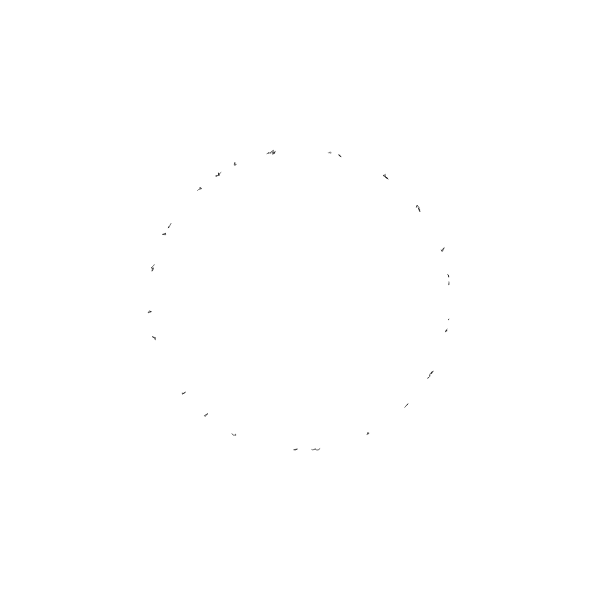
Frame 1 (no input)
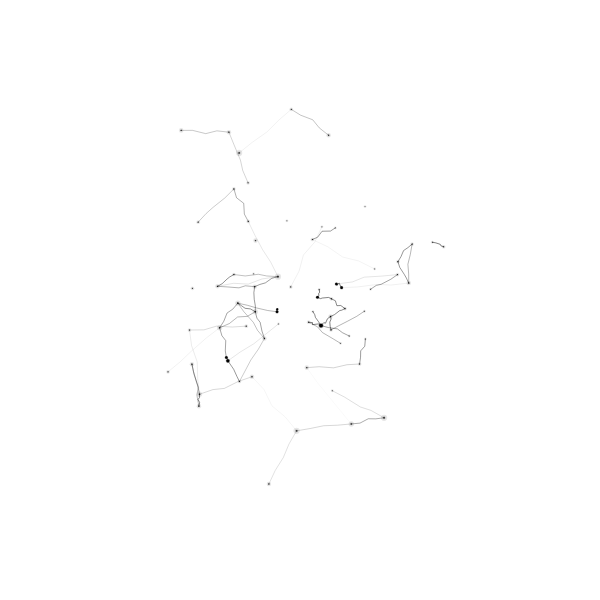
Frame 60 (no input)
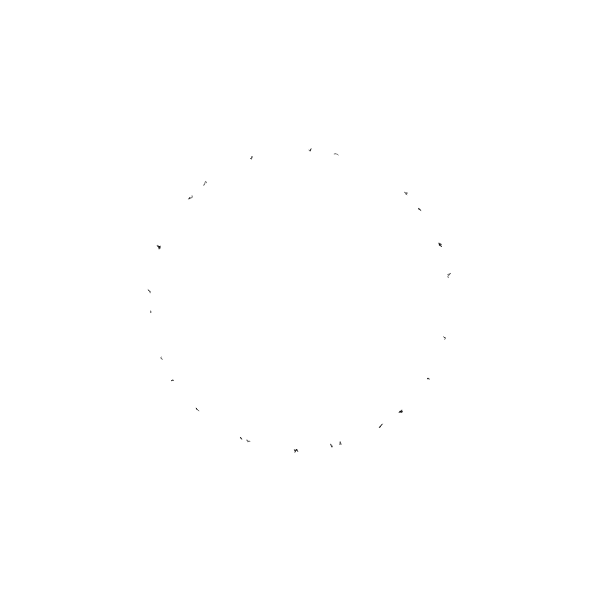
Frame 120 (the mouse pressed at the canvas centre since frame 60)

The p5.js sketch that drew these frames (run headless with seeded random() and noise() and a simulated clock; from frame 60 on, the mouse is pressed at the canvas centre):

// p5.js sketch
// ── sketch.js
/* 
   
   A surface filled with one hundred medium to small sized circles. 
   Each circle has a different size and direction, but moves at the same slow rate. 
   Display: 
   >>> A. The instantaneous intersections of the circles 
   B. The aggregate intersections of the circles 
   
   Ported to p5.js by Casey Reas
   11 July 2016
   p5.js 0.5.2
   
   Restored by Casey Reas <http://reas.com> 
   22 June 2016 
   Processing v.3.1.1 <http://processing.org> 
   
   Implemented by Robert Hodgin <http://flight404.com> 
   6 April 2004 
   Processing v.68 <http://processing.org> 
 
*/


// ******************************************************************************** 
// INITIALIZE VARIABLES 
// ******************************************************************************** 

var xStage = 600; // x dimension of applet 
var yStage = 600; // y dimension of applet 

var xMid = xStage / 2; // x midpoint of applet 
var yMid = yStage / 2; // y midpoint of applet 

var totalCircles = 100; // total number of circles 
var circle = []; // Circle object array 

var gravity; // Strength of gravitational pull 
var xGrav; // x point of center of gravity 
var yGrav; // y point of center of gravity 
var xGravOffset;

var angleOffset;
var initRadius;
var maxDistance;

var bgColor;

// ******************************************************************************** 
// SETUP FUNCTION 
// ******************************************************************************** 

function setup() {
  createCanvas(600, 600);
  bgColor = 255;
  background(bgColor);
  frameRate(30);
  createCircles();
}

// ******************************************************************************** 
// MAIN LOOP FUNCTION 
// ******************************************************************************** 

function draw() {
  if (mouseIsPressed) {
    createCircles();
  }
  background(bgColor);
  tellCirclesToBehave();
}

function createCircles() {
  gravity = .075;
  maxDistance = 150;
  angleOffset = random(360);
  //circle                         = new Circle[totalCircles]; 
  initRadius = 150;
  for (var i = 0; i < totalCircles; i++) {
    var initAngle = i * 3.6 + angleOffset + random(10);
    var initTheta = (-((initAngle) * PI)) / 180;
    var initxv = cos(initTheta) * initRadius;
    var inityv = sin(initTheta) * initRadius;
    var xPos = xMid + initxv;
    var yPos = yMid + inityv;
    circle[i] = new Circle(xPos, yPos, 0, 0, i);
  }
}

function tellCirclesToBehave() {
  for (var i = 0; i < totalCircles; i++) {
    circle[i].behave();
  }
}

function Circle(xSent, ySent, xvSent, yvSent, indexSent) {
  this.x = xSent;  // Circle x position
  this.y = ySent;  // Circle y position 
  this.r = 2;  // Circle radius 
  this.index = indexSent;  // Circle global ID 
  this.xv = xvSent;// Current velocity along x axis
  this.yv = yvSent;// Current velocity along y axis 

  this.mightCollide = [];// Collision might happen 
  this.hasCollided = []; // Collision is happening 
  
  this.distances = []; // Storage for the distance between circles 
  this.angles = [];// Storage for the angle between two connected circles
  this.thetas = [];// Storage for the radians between two connected circles 
  
  this.numCollisions; // Number of collisions in one frame 
  this.numConnections; // Total number of collisions 

  this.xd; // Distance to target along x axis 
  this.yd; // Distance to target along y axis 
  this.d; // Distance to target 

  this.alphaVar; // Late addition variable for alpha modification 

  this.cAngle; // Angle of collision in degrees 
  this.cTheta; // Angle of collision in radians 
  this.cxv; // Collision velocity along x axis 
  this.cyv; // Collision velocity along y axis 

  this.gAngle; // Angle to gravity center in degrees 
  this.gTheta; // Angle to gravity center in radians 
  this.gxv; // Gravity velocity along x axis 
  this.gyv; // Gravity velocity along y axis 


  this.behave = function() {
    this.move();
    this.areWeClose();
    this.areWeColliding();
    this.areWeConnected();
    this.applyGravity();
    this.render();
    this.reset();
  }

  this.areWeClose = function() {
    for (var i = 0; i < totalCircles; i++) {
      if (i != this.index) {
        if (abs(this.x - circle[i].x) < 50 && abs(this.y - circle[i].y) < 50) {
          this.mightCollide[i] = true;
        } else {
          this.mightCollide[i] = false;
        }
      }
    }
  }

  this.areWeColliding = function() {
    for (var i = 0; i < totalCircles; i++) {
      if (this.mightCollide[i] && i != this.index) {
        this.distances[i] = findDistance(this.x, this.y, circle[i].x, circle[i].y);
        if (this.distances[i] < (this.r + circle[i].r) * 1.1) {
          this.hasCollided[i] = true;
          circle[i].hasCollided[this.index] = true;

          this.angles[i] = findAngle(this.x, this.y, circle[i].x, circle[i].y);
          this.thetas[i] = (-(this.angles[i] * PI)) / 180.0;
          this.cxv += cos(this.thetas[i]) * ((circle[i].r + this.r) / 2.0);
          this.cyv += sin(this.thetas[i]) * ((circle[i].r + this.r) / 2.0);
          this.numCollisions += 1;
        }
      }
    }

    if (this.numCollisions > 0) {
      this.xv = -this.cxv / this.numCollisions;
      this.yv = -this.cyv / this.numCollisions;
    }

    this.cxv = 0.0;
    this.cyv = 0.0;

  }

  this.areWeConnected = function() {
    for (var i = 0; i < totalCircles; i++) {
      if (this.hasCollided[i] && i != this.index) {
        this.distances[i] = findDistance(this.x, this.y, circle[i].x, circle[i].y);
        if (this.distances[i] < maxDistance) {
          this.angles[i] = findAngle(this.x, this.y, circle[i].x, circle[i].y);
          this.thetas[i] = (-(this.angles[i] * PI)) / 180.0;
          this.cxv += cos(this.thetas[i]) * (circle[i].r / 8.0);
          this.cyv += sin(this.thetas[i]) * (circle[i].r / 8.0);
          this.numConnections += 1;
        } else {
          this.hasCollided[i] = false;
          circle[i].hasCollided[this.index] = false;
        }
      }
    }
    if (this.numConnections > 0) {
      this.xv += (this.cxv / this.numConnections) / 4.0;
      this.yv += (this.cyv / this.numConnections) / 4.0;
    }

    this.cxv = 0.0;
    this.cyv = 0.0;

    this.r = this.numConnections * .85 + 2;
  }


  this.applyGravity = function() {
    this.gAngle = findAngle(this.x, this.y, xMid, yMid);
    this.gTheta = (-(this.gAngle * PI)) / 180;
    this.gxv = cos(this.gTheta) * gravity;
    this.gyv = sin(this.gTheta) * gravity;
    this.xv += this.gxv;
    this.yv += this.gyv;
  }

  this.move = function() {
    this.x += this.xv;
    this.y += this.yv;
  }

  this.render = function() {

    noStroke();
    fill(0, 25);
    ellipse(this.x, this.y, this.r, this.r);
    fill(0 + this.r * 10, 50);
    ellipse(this.x, this.y, this.r * .5, this.r * .5);
    fill(0 + this.r * 10);
    ellipse(this.x, this.y, this.r * .3, this.r * .3);

    if (this.numCollisions > 0) {
      noStroke();
      fill(0, 25);
      ellipse(this.x, this.y, this.r, this.r);

      fill(0, 55);
      ellipse(this.x, this.y, this.r * .85, this.r * .85);
      fill(0);
      ellipse(this.x, this.y, this.r * .7, this.r * .7);
    }
    
    for (var i = 0; i < totalCircles; i++) {
      if (this.hasCollided[i] && i < this.index) {
        this.xd = this.x - circle[i].x;
        this.yd = this.y - circle[i].y;
        stroke(0, 150 - this.distances[i] * 2.0);
        noFill();
        beginShape();
        vertex(this.x, this.y);
        vertex(this.x - this.xd * .25 + random(-1.0, 1.0), this.y - this.yd * .25 + random(-1.0, 1.0));
        vertex(this.x - this.xd * .5 + random(-3.0, 3.0), this.y - this.yd * .5 + random(-3.0, 3.0));
        vertex(this.x - this.xd * .75 + random(-1.0, 1.0), this.y - this.yd * .75 + random(-1.0, 1.0));
        vertex(circle[i].x, circle[i].y);
        endShape();
        //line (x, y, circle[i].x, circle[i].y); 
      }
    }
    noStroke();
  }

  this.reset = function() {
    this.numCollisions = 0;
    this.numConnections = 0;
  }
}

function findDistance(x1, y1, x2, y2) {
  var xd = x1 - x2;
  var yd = y1 - y2;
  var td = sqrt(xd * xd + yd * yd);
  return td;
}

function findAngle(x1, y1, x2, y2) {
  var xd = x1 - x2;
  var yd = y1 - y2;
  var t = atan2(yd, xd);
  var a = (180 + (-(180 * t) / PI));
  return a;
}
